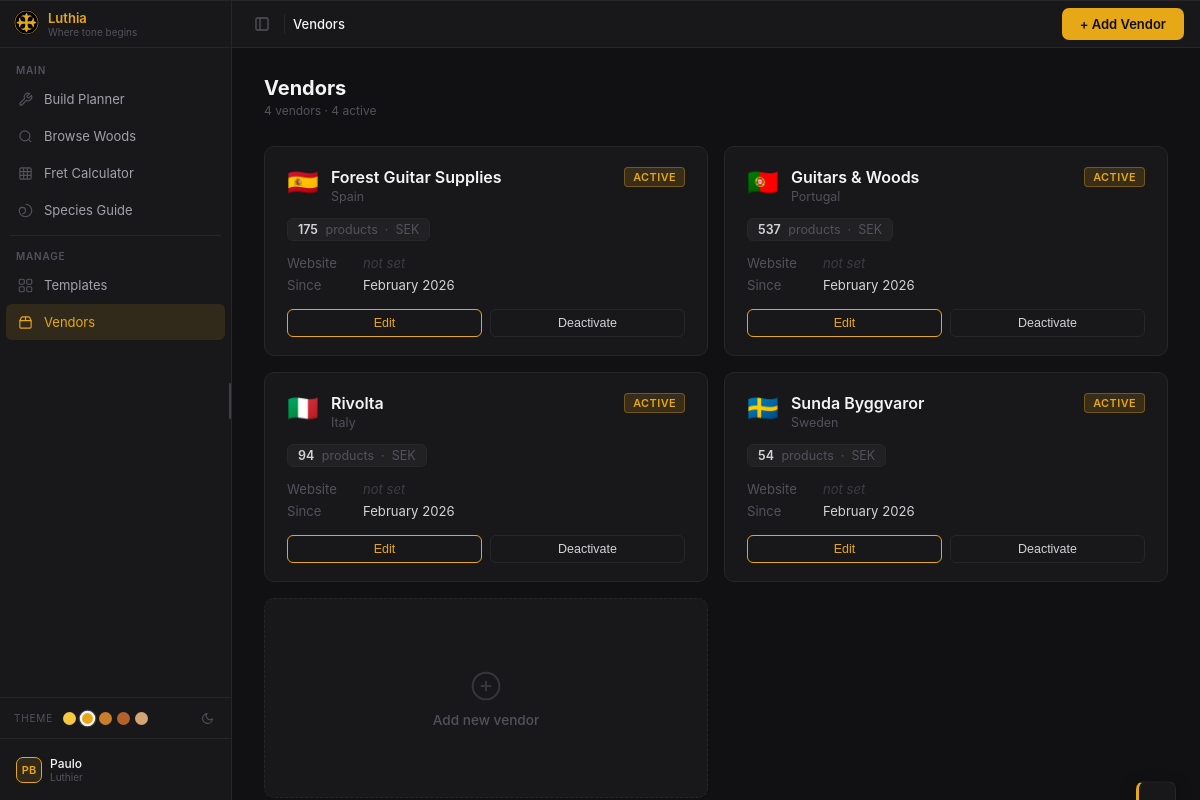
/vendors, run on the app's committed database.
### models.py (models this page shows)
class Vendor(db.Model):
    __tablename__ = 'vendors'
    vendor_id = db.Column(db.Integer, primary_key=True)
    name = db.Column(db.String(100), unique=True, nullable=False)
    country = db.Column(db.String(50))
    currency = db.Column(db.String(3), default='SEK')
    website = db.Column(db.String(200))
    active = db.Column(db.Boolean, default=True)
    created_at = db.Column(db.DateTime, default=datetime.utcnow)
    products = db.relationship('Product', back_populates='vendor')

### routes/vendors.py (the view)
@vendors_bp.route('/vendors')
def vendors_index():
    vendors = (
        db.session.query(Vendor, func.count(Product.product_id).label('product_count'))
        .outerjoin(Product, Product.vendor_id == Vendor.vendor_id)
        .group_by(Vendor.vendor_id)
        .order_by(Vendor.name)
        .all()
    )
    return render_template(
        'vendors.html',
        vendors=vendors,
        active_nav='vendors',
        breadcrumb=[('Vendors', None)],
        page_title='Luthia · Vendors',
    )

### templates/vendors.html (shortened to what this page needs)
{% extends "base.html" %}
{% block header_actions %}
<div class="header-actions">
  <button class="btn-new-vendor" id="btn-add-vendor">+ Add Vendor</button>
</div>
{% endblock %}
{% block content %}
<div class="vendors-wrap">
  <div class="vendors-header">
    <div class="page-title">Vendors</div>
    <div class="page-title-sub">
      {{ vendors | length }} vendor{{ 's' if vendors | length != 1 else '' }} ·
      {% set active_count = vendors | selectattr('0.active') | list | length %}
      {{ active_count }} active
    </div>
  </div>
  <div class="vendor-grid" id="vendor-grid">
    {% for vendor, product_count in vendors %}
    <div class="vendor-card{% if not vendor.active %} is-inactive{% endif %}"
         id="vendor-card-{{ vendor.vendor_id }}"
         data-vendor-id="{{ vendor.vendor_id }}">
      <div class="vendor-view" id="vendor-view-{{ vendor.vendor_id }}">
        <div class="vendor-card-head">
          <div class="vendor-flag">{{ vendor.country | vendor_flag }}</div>
          <div class="vendor-name-block">
            <div class="vendor-name">{{ vendor.name }}</div>
            <div class="vendor-country">{{ vendor.country or '—' }}</div>
          </div>
          <span class="vendor-status {% if vendor.active %}vendor-status--active{% else %}vendor-status--inactive{% endif %}">
            {{ 'Active' if vendor.active else 'Inactive' }}
          </span>
        </div>
        <div class="vendor-count">
          <strong>{{ product_count }}</strong>&nbsp;product{{ 's' if product_count != 1 else '' }}
          &nbsp;·&nbsp; {{ vendor.currency or '—' }}
        </div>
        <div class="vendor-fields">
          <div class="vf-row">
            <span class="vf-lbl">Website</span>
            {% if vendor.website %}
              <span class="vf-val"><a href="{{ vendor.website }}" target="_blank" rel="noopener">{{ vendor.website }}</a></span>
            {% else %}
              <span class="vf-val vf-miss">not set</span>
            {% endif %}
          </div>
          <div class="vf-row">
            <span class="vf-lbl">Since</span>
            <span class="vf-val">{{ vendor.created_at.strftime('%B %Y') if vendor.created_at else '—' }}</span>
          </div>
        </div>
        <div class="vendor-actions">
          <button class="btn-vendor btn-vendor--accent"
                  data-vendor-id="{{ vendor.vendor_id }}"
                  onclick="openEditModal(this.dataset.vendorId)">Edit</button>
          <button class="btn-vendor {% if vendor.active %}btn-vendor--danger{% endif %}"
                  data-vendor-id="{{ vendor.vendor_id }}"
                  onclick="toggleActive(this.dataset.vendorId)">
            {{ 'Deactivate' if vendor.active else 'Reactivate' }}
          </button>
        </div>
      </div>
    </div>
    {% endfor %}
    <div class="vendor-card vendor-card--add" id="card-add-new" onclick="openAddModal()">
      <svg width="32" height="32" viewBox="0 0 24 24" fill="none" stroke="currentColor" stroke-width="1.5">
        <circle cx="12" cy="12" r="10"/><path d="M12 8v8M8 12h8"/>
      </svg>
      <div class="vendor-card--add-label">Add new vendor</div>
    </div>
  </div>
</div>
<div class="toast" id="toast"></div>
{% endblock %}

### static/luthia-dark.css (style rules this page uses)
*, *::before, *::after { box-sizing: border-box; margin: 0; padding: 0; }
body { font-family: -apple-system, BlinkMacSystemFont, 'Segoe UI', sans-serif; background: #111113; color: #f4f4f5; font-size: 14px; display: flex; height: 100vh; overflow: hidden; }
.vendor-name { color: #a1a1aa; white-space: nowrap; }
:root, [data-theme="amber"] { --sidebar-width: 232px; --sidebar-width-collapsed: 52px; --sidebar-transition: 220ms cubic-bezier(0.4, 0, 0.2, 1); --header-height: 48px; --accent: #e6a817; --accent-dim: rgba(230, 168, 23, 0.12); --accent-text: #0e0e10; --panel-bg: #18181b; --border-color: #27272a; --text-primary: #f4f4f5; --text-secondary: #d4d4d8; --text-muted: #52525b; --hover-bg: rgba(255,255,255,0.06); --input-bg: rgba(255,255,255,0.06); --surface-2: rgba(255,255,255,0.04); }
.header-actions { display: flex; align-items: center; gap: 8px; margin-left: auto; flex-shrink: 0; }
.page-title { font-size: 20px; font-weight: 700; color: #f4f4f5; margin-bottom: 3px; }
.page-title-sub { font-size: 12px; color: #52525b; }

### templates/vendors.html (style rules this page uses)
.vendors-wrap { padding: 28px 32px; max-width: 1100px; }
.vendors-header { margin-bottom: 28px; }
.btn-new-vendor { display: inline-flex; align-items: center; gap: 6px; font-family: inherit; font-size: 13px; font-weight: 600; color: var(--accent-text); background: var(--accent); border: none; border-radius: 7px; padding: 8px 18px; cursor: pointer; transition: filter 0.15s; white-space: nowrap; }
.vendor-grid { display: grid; grid-template-columns: repeat(auto-fill, minmax(340px, 1fr)); gap: 16px; }
.vendor-card { background: var(--panel-bg); border: 1px solid var(--border-color); border-radius: 10px; padding: 20px 22px 18px; transition: border-color 0.15s, opacity 0.2s; position: relative; }
.vendor-card-head { display: flex; align-items: flex-start; gap: 12px; margin-bottom: 14px; }
.vendor-flag { font-size: 1.6rem; line-height: 1; flex-shrink: 0; margin-top: 2px; }
.vendor-name-block { flex: 1; min-width: 0; }
.vendor-name { font-size: 1rem; font-weight: 600; color: var(--text-primary); white-space: nowrap; overflow: hidden; text-overflow: ellipsis; }
.vendor-country { font-size: 0.78rem; color: var(--text-muted); margin-top: 2px; }
.vendor-status { font-size: 0.68rem; font-weight: 600; letter-spacing: 0.04em; text-transform: uppercase; padding: 2px 8px; border-radius: 4px; flex-shrink: 0; }
.vendor-status--active { background: color-mix(in srgb, var(--accent) 15%, transparent); color: var(--accent); border: 1px solid color-mix(in srgb, var(--accent) 35%, transparent); }
.vendor-fields { display: grid; gap: 6px; margin-bottom: 16px; }
.vf-row { display: flex; align-items: baseline; gap: 8px; font-size: 0.82rem; }
.vf-lbl { color: var(--text-muted); width: 68px; flex-shrink: 0; }
.vf-val { color: var(--text-secondary); overflow: hidden; text-overflow: ellipsis; white-space: nowrap; }
.vf-miss { color: var(--text-muted); font-style: italic; opacity: 0.6; }
.vendor-count { display: inline-flex; align-items: center; gap: 4px; font-size: 0.78rem; color: var(--text-muted); background: var(--surface-2, rgba(255,255,255,0.04)); border: 1px solid var(--border-color); border-radius: 6px; padding: 3px 10px; margin-bottom: 14px; }
.vendor-count strong { color: var(--text-secondary); font-weight: 600; }
.vendor-actions { display: flex; gap: 8px; flex-wrap: wrap; }
.btn-vendor { flex: 1; min-width: 0; padding: 6px 12px; font-size: 0.78rem; font-weight: 500; border-radius: 6px; border: 1px solid var(--border-color); background: transparent; color: var(--text-secondary); cursor: pointer; text-align: center; transition: background 0.12s, color 0.12s, border-color 0.12s; white-space: nowrap; }
.btn-vendor--accent { border-color: var(--accent); color: var(--accent); }
.vendor-card--add { display: flex; flex-direction: column; align-items: center; justify-content: center; gap: 10px; min-height: 200px; border-style: dashed; cursor: pointer; color: var(--text-muted); transition: border-color 0.15s, color 0.15s; }
.vendor-card--add svg { opacity: 0.5; }
.vendor-card--add-label { font-size: 0.85rem; font-weight: 500; }
.toast { position: fixed; bottom: 24px; right: 24px; z-index: 999; background: var(--panel-bg); border: 1px solid var(--border-color); border-left: 3px solid var(--accent); border-radius: 8px; padding: 12px 18px; font-size: 0.82rem; color: var(--text-primary); box-shadow: 0 4px 16px rgba(0,0,0,0.3); transform: translateY(120%); transition: transform 0.25s; pointer-events: none; }

### data on the page
Vendor: country|vendor_flag "🇪🇸", name "Forest Guitar Supplies", country "Spain", active "ACTIVE", product_count "175", value "s", currency "SEK", shows "not set", created_at "February 2026", active "Deactivate"
Vendor: country|vendor_flag "🇵🇹", name "Guitars & Woods", country "Portugal", active "ACTIVE", product_count "537", value "s", currency "SEK", shows "not set", created_at "February 2026", active "Deactivate"
Vendor: country|vendor_flag "🇮🇹", name "Rivolta", country "Italy", active "ACTIVE", product_count "94", value "s", currency "SEK", shows "not set", created_at "February 2026", active "Deactivate"
Vendor: country|vendor_flag "🇸🇪", name "Sunda Byggvaror", country "Sweden", active "ACTIVE", product_count "54", value "s", currency "SEK", shows "not set", created_at "February 2026", active "Deactivate"

### other printed values
{{ label }} "Vendors"
{{ vendors | length }} "4"
{{ 's' if vendors | length != 1 else '' }} "s"
{{ active_count }} "4"
